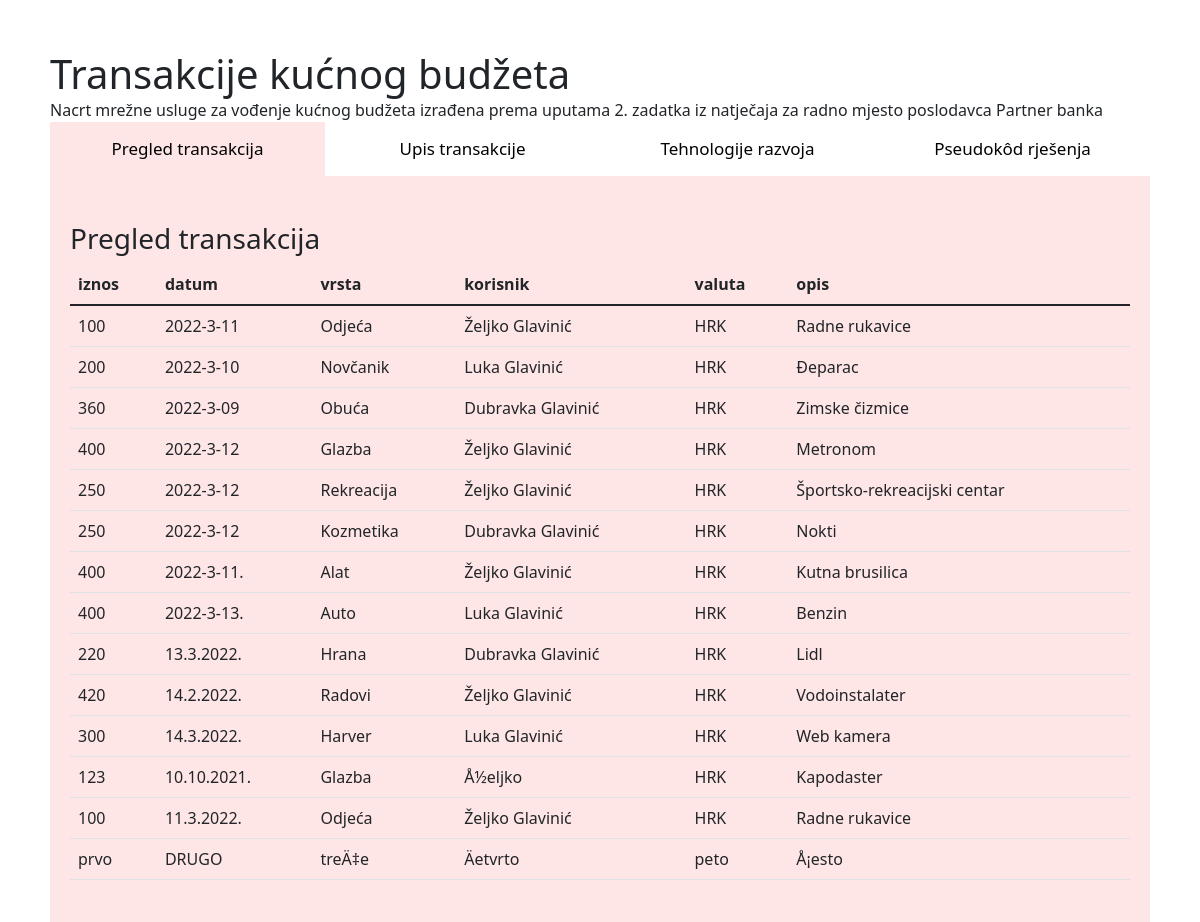
The page / on the database its author committed.
### tables this page shows
CREATE TABLE `transakcije` (
  `id` int(11) NOT NULL,
  `iznos` varchar(255) DEFAULT NULL,
  `datum` varchar(255) DEFAULT NULL,
  `vrsta` varchar(255) DEFAULT NULL,
  `korisnik` varchar(255) DEFAULT NULL,
  `valuta` varchar(255) DEFAULT NULL,
  `opis` varchar(255) DEFAULT NULL
);

### index.php (the view, shortened to what this page needs)
<!DOCTYPE html>
<html lang="hr">
	<head>
    <link rel="stylesheet" href="podjelaNaKartice.css" />
		<link
    href="https://cdn.jsdelivr.net/npm/bootstrap@5.1.3/dist/css/bootstrap.min.css"
    rel="stylesheet"
		/>
    <link rel="stylesheet" href="oblikovanje.css" />
	</head>
	<body style="margin: 50px">
		<h1>Transakcije kućnog budžeta</h1>
		<p>Nacrt mrežne usluge za vođenje kućnog budžeta izrađena prema uputama 2. zadatka iz natječaja za radno mjesto poslodavca Partner banka</p>
    <div id="izbornik">
      <button class="vezaKartice pregled" onclick="openPage('Pregled', this, 'rgb(255, 230, 230)')" id="početnoOtvorenaKartica">
        Pregled transakcija
      </button>
      <button	class="vezaKartice upis" onclick="openPage('Upis', this, 'rgb(204, 255, 221)')" >
        Upis transakcije
      </button>
      <button class="vezaKartice tehnologije" onclick="openPage('Tehnologije', this, 'rgb(179, 217, 255)')" >
        Tehnologije razvoja
      </button>
      <button class="vezaKartice pseudokôd" onclick="openPage('Pseudokôd', this, 'rgb(255, 245, 204)')">
        Pseudokôd rješenja
      </button>
    </div>
		<div id="Pregled" class="sadržajKartice">
      <h3>Pregled transakcija</h3>
			<table class="table">
				<thead>
					<tr>
						<th>iznos</th>
						<th>datum</th>
						<th>vrsta</th>
						<th>korisnik</th>
						<th>valuta</th>
						<th>opis</th>
					</tr>
				</thead>
				<tbody>
        <?php
            $servername = "localhost";
            $username = "glavinic_paba";
            $password = "glavinic_paba";
            $database = "glavinic_paba";
            $connection = new mysqli($servername, $username, $password, $database);
          $sql = "SELECT * FROM transakcije";
          $result = $connection->query($sql);
          while ($row = $result->fetch_assoc()) {
            echo	"<tr>
                    <td>". $row["iznos"] . "</td>
                    <td>". $row["datum"] . "</td>
                    <td>". $row["vrsta"] . "</td>
                    <td>". $row["korisnik"] . "</td>
                    <td>". $row["valuta"] . "</td>
                    <td>". $row["opis"] . "</td>
                    </tr>";
          } ?>
				</tbody>
			</table>
		</div>
	</body>
</html>

### podjelaNaKartice.css (style rules this page uses)
body, html { height: 100%; margin: 0; font-family: Arial; }
.vezaKartice { background-color: white; color: black; float: left; border: none; outline: none; cursor: pointer; padding: 14px 16px; font-size: 17px; width: 25%; margin-top: 0; }
.sadržajKartice { display: none; padding: 100px 20px; height: 100%; }
.pregled:hover, #Pregled { background-color: rgb(255, 230, 230); }

### oblikovanje.css (style rules this page uses)
h1 { margin: 0; }
p { margin: 0; }

### rows shown on the page
transakcije: iznos "100", datum "2022-3-11", vrsta "Odjeća", korisnik "Željko Glavinić", valuta "HRK", opis "Radne rukavice"
transakcije: iznos "200", datum "2022-3-10", vrsta "Novčanik", korisnik "Luka Glavinić", valuta "HRK", opis "Đeparac"
transakcije: iznos "360", datum "2022-3-09", vrsta "Obuća", korisnik "Dubravka Glavinić", valuta "HRK", opis "Zimske čizmice"
transakcije: iznos "400", datum "2022-3-12", vrsta "Glazba", korisnik "Željko Glavinić", valuta "HRK", opis "Metronom"
transakcije: iznos "250", datum "2022-3-12", vrsta "Rekreacija", korisnik "Željko Glavinić", valuta "HRK", opis "Športsko-rekreacijski centar"
transakcije: iznos "250", datum "2022-3-12", vrsta "Kozmetika", korisnik "Dubravka Glavinić", valuta "HRK", opis "Nokti"
transakcije: iznos "400", datum "2022-3-11.", vrsta "Alat", korisnik "Željko Glavinić", valuta "HRK", opis "Kutna brusilica"
transakcije: iznos "400", datum "2022-3-13.", vrsta "Auto", korisnik "Luka Glavinić", valuta "HRK", opis "Benzin"
transakcije: iznos "220", datum "13.3.2022.", vrsta "Hrana", korisnik "Dubravka Glavinić", valuta "HRK", opis "Lidl"
transakcije: iznos "420", datum "14.2.2022.", vrsta "Radovi", korisnik "Željko Glavinić", valuta "HRK", opis "Vodoinstalater"
transakcije: iznos "300", datum "14.3.2022.", vrsta "Harver", korisnik "Luka Glavinić", valuta "HRK", opis "Web kamera"
transakcije: iznos "123", datum "10.10.2021.", vrsta "Glazba", korisnik "Å½eljko", valuta "HRK", opis "Kapodaster"
transakcije: iznos "100", datum "11.3.2022.", vrsta "Odjeća", korisnik "Željko Glavinić", valuta "HRK", opis "Radne rukavice"
transakcije: iznos "prvo", datum "DRUGO", vrsta "treÄ‡e", korisnik "Äetvrto", valuta "peto", opis "Å¡esto"
